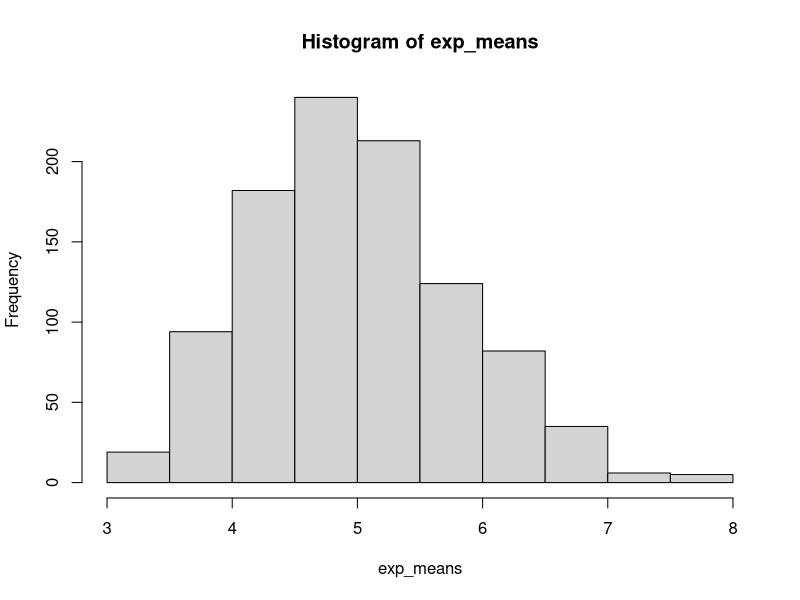
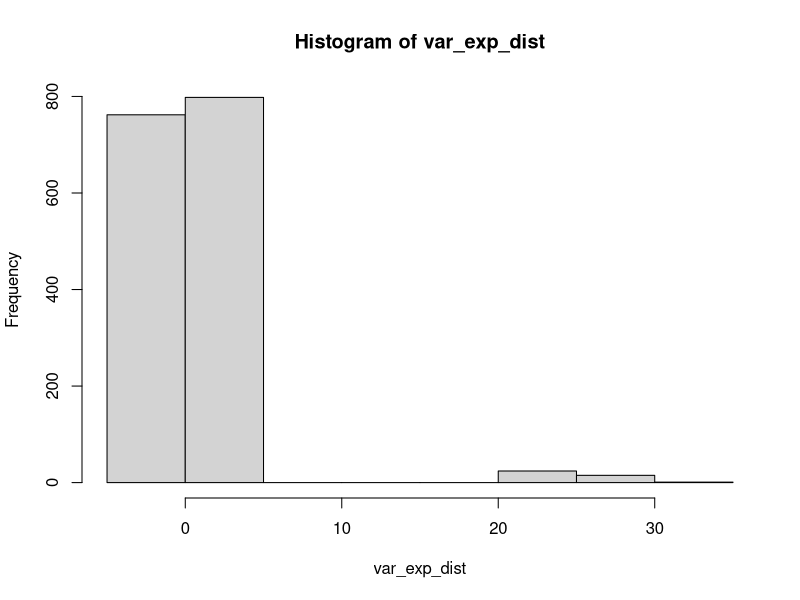

These figures' R source, in order:
lambda <- 0.2
n <- 40
num_sims <- 1000
set.seed(42)

exp_dist <- matrix(rexp(n * num_sims,lambda),num_sims)
exp_means <- apply(exp_dist, MARGIN=1,FUN=mean)
exp_sd <- apply(exp_dist, MARGIN=1,FUN=sd)
hist(exp_means)

theoretical_exp_mean <- 1/lambda
theoretical_exp_sd <- 1/lambda
avg_sample_mean <- mean(exp_means)
var_exp_means <- var(exp_means)
sd_exp_means <- sd(exp_means)
mean_exp_sd <- mean(exp_sd)

var_exp_dist <- var(exp_dist)

hist(var_exp_dist)
